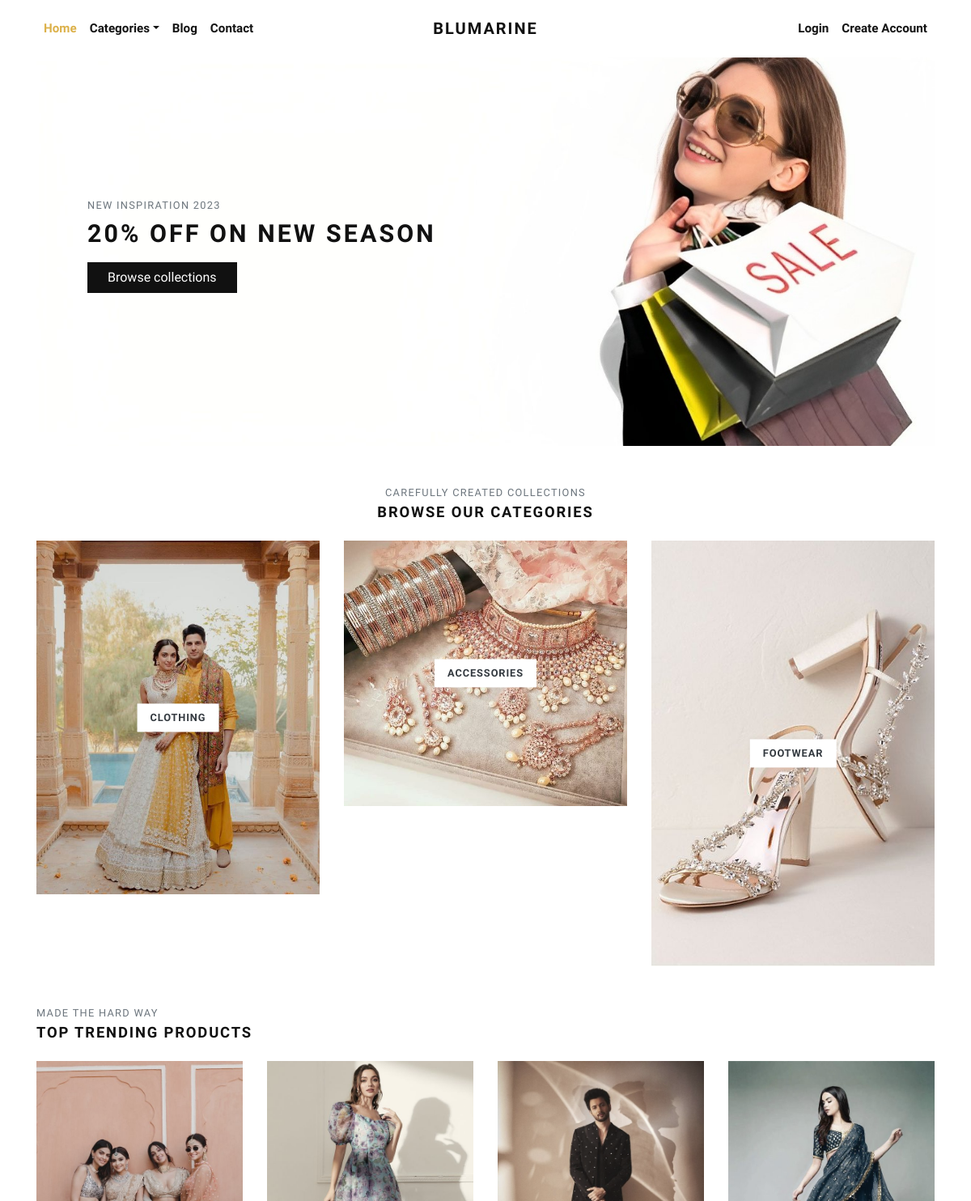
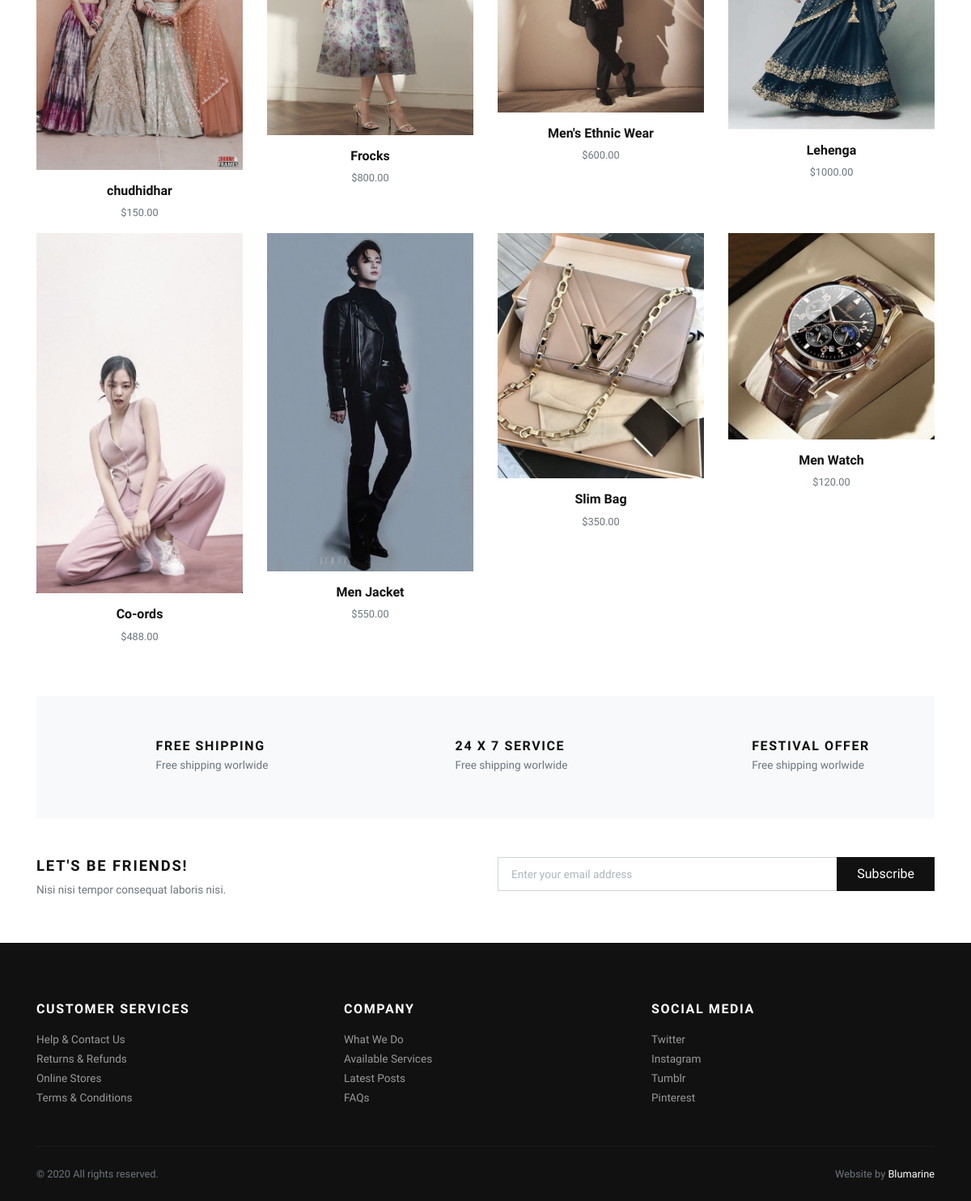
The page / on the database its author committed (2 pictures, top to bottom).
### store/models.py (models this page shows, shortened)
class Category(models.Model):
    title = models.CharField(max_length=50, verbose_name="Category Title")
    slug = models.SlugField(max_length=55, verbose_name="Category Slug")
    description = models.TextField(blank=True, verbose_name="Category Description")
    category_image = models.ImageField(upload_to='category', blank=True, null=True, verbose_name="Category Image")
    is_active = models.BooleanField(verbose_name="Is Active?")
    is_featured = models.BooleanField(verbose_name="Is Featured?")
    created_at = models.DateTimeField(auto_now_add=True, verbose_name="Created Date")
    updated_at = models.DateTimeField(auto_now=True, verbose_name="Updated Date")
    class Meta:
        verbose_name_plural = 'Categories'
        ordering = ('-created_at', )

class Product(models.Model):
    title = models.CharField(max_length=150, verbose_name="Product Title")
    slug = models.SlugField(max_length=160, verbose_name="Product Slug")
    sku = models.CharField(max_length=255, unique=True, verbose_name="Unique Product ID (SKU)")
    short_description = models.TextField(verbose_name="Short Description")
    detail_description = models.TextField(blank=True, null=True, verbose_name="Detail Description")
    product_image = models.ImageField(upload_to='product', blank=True, null=True, verbose_name="Product Image")
    price = models.DecimalField(max_digits=8, decimal_places=2)
    category = models.ForeignKey(Category, verbose_name="Product Categoy", on_delete=models.CASCADE)
    is_active = models.BooleanField(verbose_name="Is Active?")
    is_featured = models.BooleanField(verbose_name="Is Featured?")
    created_at = models.DateTimeField(auto_now_add=True, verbose_name="Created Date")
    updated_at = models.DateTimeField(auto_now=True, verbose_name="Updated Date")
    class Meta:
        verbose_name_plural = 'Products'
        ordering = ('-created_at', )

### store/views.py (the view)
# urls.py: path('', views.home, name="home"),
def home(request):
    categories = Category.objects.filter(is_active=True, is_featured=True)[:3]
    products = Product.objects.filter(is_active=True, is_featured=True)[:8]
    context = {
        'categories': categories,
        'products': products,
    }
    return render(request, 'store/index.html', context)

### store/context_preprocessors.py (called while the page is built)
def store_menu(request):
    categories = Category.objects.filter(is_active=True)
    context = {
        'categories_menu': categories,
    }
    return context

def cart_menu(request):
    if request.user.is_authenticated:
        cart_items= Cart.objects.filter(user=request.user)
        context = {
            'cart_items': cart_items,
        }
    else:
        context = {}
    return context

### templates/store/index.html (shortened to what this page needs)
{% extends 'base.html' %}
{% load static %}
      {% block content %}
      <div class="container">
        <section class="hero pb-3 bg-cover bg-center d-flex align-items-center" style="background: url({% static 'img/hero-jewlrey-banner.jpg' %})">
          <div class="container py-5">
            <div class="row px-4 px-lg-5">
              <div class="col-lg-6">
                <p class="text-muted small text-uppercase mb-2">New Inspiration 2023</p>
                <h1 class="h2 text-uppercase mb-3">20% off on new season</h1><a class="btn btn-dark" href="{% url 'store:all-categories' %}">Browse collections</a>
              </div>
            </div>
          </div>
        </section>
        <section class="pt-5">
          <header class="text-center">
            <p class="small text-muted small text-uppercase mb-1">Carefully created collections</p>
            <h2 class="h5 text-uppercase mb-4">Browse our categories</h2>
          </header>
          <div class="row">
          {% if categories %}
            {% for category in categories %}
              <div class="col-md-4 mb-4 mb-md-0">
                <a class="category-item" href="{% url 'store:category-products' category.slug %}">
                  <strong class="category-item-title">{{ category.title }}</strong>
                </a>
              </div>
            {% endfor %}
          {% endif %}
          </div>
        </section>
        <section class="py-5">
          <header>
            <p class="small text-muted small text-uppercase mb-1">Made the hard way</p>
            <h2 class="h5 text-uppercase mb-4">Top trending products</h2>
          </header>
          <div class="row">
            {% if products %}
              {% for product in products %}
                <div class="col-xl-3 col-lg-4 col-sm-6">
                  <div class="product text-center">
                    <div class="position-relative mb-3">
                      <a class="d-block" href="{% url 'store:product-detail' product.slug %}">
                        {% if product.product_image %}
                          <img class="img-fluid w-100" src="{{ product.product_image.url }}" alt="{{product.title}}">
                        {% else %}
                          <img class="img-fluid w-100" src="{% static 'img/product-1.jpg' %}" alt="{{product.title}}">
                        {% endif %}
                      </a>
                    </div>
                    <h6> <a class="reset-anchor" href="detail.html">{{ product.title }}</a></h6>
                    <p class="small text-muted">${{product.price}}</p>
                  </div>
                </div>
              {% endfor %}
            {% endif %}
          </div>
        </section>
        <section class="py-5 bg-light">
          <div class="container">
            <div class="row text-center">
              <div class="col-lg-4 mb-3 mb-lg-0">
                <div class="d-inline-block">
                  <div class="media align-items-end">
                    <svg class="svg-icon svg-icon-big svg-icon-light">
                      <use xlink:href="#delivery-time-1"> </use>
                    </svg>
                    <div class="media-body text-left ml-3">
                      <h6 class="text-uppercase mb-1">Free shipping</h6>
                      <p class="text-small mb-0 text-muted">Free shipping worlwide</p>
                    </div>
                  </div>
                </div>
              </div>
              <div class="col-lg-4 mb-3 mb-lg-0">
                <div class="d-inline-block">
                  <div class="media align-items-end">
                    <svg class="svg-icon svg-icon-big svg-icon-light">
                      <use xlink:href="#helpline-24h-1"> </use>
                    </svg>
                    <div class="media-body text-left ml-3">
                      <h6 class="text-uppercase mb-1">24 x 7 service</h6>
                      <p class="text-small mb-0 text-muted">Free shipping worlwide</p>
                    </div>
                  </div>
                </div>
              </div>
              <div class="col-lg-4">
                <div class="d-inline-block">
                  <div class="media align-items-end">
                    <svg class="svg-icon svg-icon-big svg-icon-light">
                      <use xlink:href="#label-tag-1"> </use>
                    </svg>
                    <div class="media-body text-left ml-3">
                      <h6 class="text-uppercase mb-1">Festival offer</h6>
                      <p class="text-small mb-0 text-muted">Free shipping worlwide</p>
                    </div>
                  </div>
                </div>
              </div>
            </div>
          </div>
        </section>
        <section class="py-5">
          <div class="container p-0">
            <div class="row">
              <div class="col-lg-6 mb-3 mb-lg-0">
                <h5 class="text-uppercase">Let's be friends!</h5>
                <p class="text-small text-muted mb-0">Nisi nisi tempor consequat laboris nisi.</p>
              </div>
              <div class="col-lg-6">
                <form action="#">
                  <div class="input-group flex-column flex-sm-row mb-3">
                    <input class="form-control form-control-lg py-3" type="email" placeholder="Enter your email address" aria-describedby="button-addon2">
                    <div class="input-group-append">
                      <button class="btn btn-dark btn-block" id="button-addon2" type="submit">Subscribe</button>
                    </div>
                  </div>
                </form>
              </div>
            </div>
          </div>
        </section>
      </div>
      {% endblock content %}

### Fashiondesign/static/css/style.default.css (style rules this page uses)
.text-small { font-size: 0.85rem !important; }
strong { font-weight: 700; }
.hero { min-height: 30rem; }
.category-item { display: block; position: relative; color: #343a40; transition: all 0.3s; }
.category-item-title { display: inline-block; padding: 0.5rem 1rem; background: #fff; text-transform: uppercase; letter-spacing: 0.07em; position: absolute; top: 50%; left: 50%; -webkit-transform: translate(-50%, -50%); transform: translate(-50%, -50%); box-shadow: 0 0 5px rgba(0, 0, 0, 0.07); font-size: 0.8rem; }
.product img { -webkit-filter: grayscale(40%); filter: grayscale(40%); transition: all 0.3s; }
.text-uppercase { text-transform: uppercase; letter-spacing: 0.1em; }
.bg-cover { background-size: cover !important; }
.bg-center { background-position: center center !important; }
.reset-anchor { color: inherit; transition: all 0.3s; }
.svg-icon { width: 32px; height: 32px; vertical-align: text-bottom; stroke: currentColor; stroke-width: 3; --layer1: currentColor; --layer2: currentColor; --layer3: currentColor; }
.svg-icon.svg-icon-light { stroke-width: 2; }
.svg-icon-big { width: 48px; height: 48px; }
.btn { font-weight: 400; border: 1px solid transparent; font-family: inherit; padding: 0.375rem 1.5rem; font-size: 1rem; line-height: 1.5; border-radius: 0; transition: color 0.15s ease-in-out, background-color 0.15s ease-in-out, border-color 0.15s ease-in-out, box-shadow 0.15s ease-in-out; }
.btn-dark { color: #fff; background-color: #111111; border-color: #111111; }
body { font-family: "Libre Franklin", sans-serif; font-size: 1rem; font-weight: 400; line-height: 1.5; color: #111111; background-color: #fff; }
a { color: #dcb14a; text-decoration: none; }
h1, h2, h3, h4, h5, h6, .h1, .h2, .h3, .h4, .h5, .h6 { margin-bottom: 0.5rem; font-family: inherit; font-weight: 900; line-height: 1.2; color: inherit; }
h1, .h1 { font-size: 2.2rem; }
h2, .h2 { font-size: 1.9rem; }
h5, .h5 { font-size: 1.15rem; }
h6, .h6 { font-size: 1rem; }
small, .small { font-size: 80%; font-weight: 400; }
.bg-light { background-color: #f8f9fa !important; }
.form-control { padding: 0.375rem 0.75rem; font-size: 1rem; line-height: 1.5; color: #495057; background-color: #fff; border: 1px solid #ced4da; border-radius: 0; transition: border-color 0.15s ease-in-out, box-shadow 0.15s ease-in-out; }
.form-control::placeholder { color: #adb5bd; font-size: 0.85rem; font-weight: 400; }
.form-control-lg { padding: 0.5rem 1rem; font-size: 1rem; line-height: 1.5; border-radius: 0; }

### rows shown on the page
Category: title "CLOTHING"
Category: title "ACCESSORIES"
Category: title "FOOTWEAR"
Product: product_image (picture), title "chudhidhar", price "150.00"
Product: product_image (picture), title "Frocks", price "800.00"
Product: product_image (picture), title "Men's Ethnic Wear", price "600.00"
Product: product_image (picture), title "Lehenga", price "1000.00"
Product: product_image (picture), title "Co-ords", price "488.00"
Product: product_image (picture), title "Men Jacket", price "550.00"
Product: product_image (picture), title "Slim Bag", price "350.00"
Product: product_image (picture), title "Men Watch", price "120.00"
